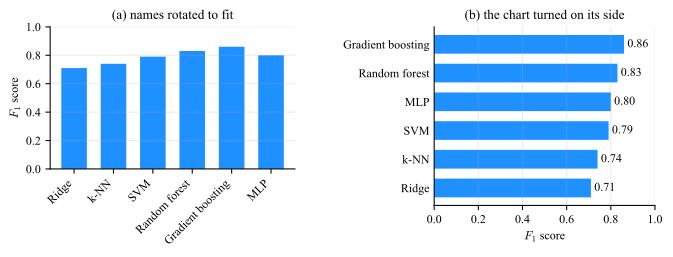

Write Python code to recreate this figure.
# --- Match LaTeX document: Times New Roman, 10pt, textwidth=7in ---
# Rotation, isolated. The six F1 scores of plot_declutter, drawn twice in one figure of
# fixed height, with nothing changed between the panels but the direction the bars run
# and the angle of the names. (a) is what a library does when long category names do not
# fit: it tilts them, and the tilted block takes its height out of the panel. (b) turns
# the chart on its side, which pays for the same names out of the left margin and leaves
# the bars the full height, with the names upright and the values printed at the ends.
import numpy as np
import matplotlib.pyplot as plt

plt.rcParams.update({
    'font.family': 'serif',
    'font.serif': ['Times New Roman'],
    'font.size': 10,
    'axes.titlesize': 10,
    'axes.labelsize': 9,
    'xtick.labelsize': 9,
    'ytick.labelsize': 9,
    'mathtext.fontset': 'cm',
})

MM = 25.4
C_BAR = '#1E90FF'

# the record of plot_declutter, so the two figures are visibly the same six numbers
models = ['Ridge', 'k-NN', 'SVM', 'Random forest', 'Gradient boosting', 'MLP']
f1 = np.array([0.71, 0.74, 0.79, 0.83, 0.86, 0.80])

# Both panels are given the same figure box and the same top edge, and each is then
# allowed exactly the margin its own labels need: the tilted block of (a) is 18 mm of
# height, the upright names of (b) are 23 mm of width. What is left over is the bars,
# and that difference is the whole point of the figure, so the axes are placed in inches
# rather than by a shared grid that would hand both panels the same margins.
FIG_W, FIG_H = 7.0, 2.6
fig = plt.figure(figsize=(FIG_W, FIG_H))


def place(left_in, bottom_in, width_in, top_in=0.32):
    return fig.add_axes([left_in / FIG_W, bottom_in / FIG_H, width_in / FIG_W,
                         (FIG_H - bottom_in - top_in) / FIG_H])


axes = [place(0.55, 0.80, 2.55),      # (a) 0.80 in below the axes for the tilted names
        place(4.55, 0.42, 2.30)]      # (b) the names go to the left instead

# --- (a) the names tilted to fit, which spends panel height on them ---------------
ax = axes[0]
ax.bar(models, f1, width=0.65, color=C_BAR)
ax.set_xticks(np.arange(len(models)))
ax.set_xticklabels(models, rotation=45, ha='right')
ax.set_ylim(0, 1.0)
ax.set_ylabel('$F_1$ score')
ax.set_title('(a) names rotated to fit')

# --- (b) the same numbers on their side, names upright in the margin --------------
ax = axes[1]
order = np.argsort(f1)                                # sorted, Sec. sec-app-plot-dataink
ax.barh(np.arange(len(f1)), f1[order], height=0.65, color=C_BAR)
for j, v in enumerate(f1[order]):
    ax.text(v + 0.015, j, f'{v:.2f}', va='center', fontsize=9)
ax.set_yticks(np.arange(len(f1)))
ax.set_yticklabels([models[j] for j in order])
ax.set_xlim(0, 1.0)
ax.set_xlabel('$F_1$ score')
ax.set_title('(b) the chart turned on its side')

for ax in axes:
    for side in ('top', 'right'):
        ax.spines[side].set_visible(False)
axes[1].tick_params(axis='y', length=0)    # the names sit against the bars themselves
axes[0].grid(True, axis='y', alpha=0.25)
axes[1].grid(True, axis='x', alpha=0.25)

basename = 'plot_rotated'
plt.savefig(f'{basename}.pdf', bbox_inches='tight')
plt.savefig(f'{basename}.svg', bbox_inches='tight')
plt.savefig(f'{basename}.jpeg', dpi=300, bbox_inches='tight')
print(f'Saved {basename}.pdf, {basename}.svg, {basename}.jpeg')

# --- what the rotation costs, in millimetres on the printed page ------------------
fig.canvas.draw()
r = fig.canvas.get_renderer()


def mm_w(ext):
    return ext.width / fig.dpi * MM


def mm_h(ext):
    return ext.height / fig.dpi * MM


longest = max(models, key=len)
print(f'{len(models)} names, the longest "{longest}" at {len(longest)} characters')

for name, ax, axis in [('(a)', axes[0], 'x'), ('(b)', axes[1], 'y')]:
    labels = (ax.get_xticklabels() if axis == 'x' else ax.get_yticklabels())
    exts = [t.get_window_extent(renderer=r) for t in labels]
    block_h = max(mm_h(e) for e in exts)
    block_w = max(mm_w(e) for e in exts)
    panel = ax.get_window_extent()
    print(f'  {name} panel {mm_w(panel):.1f} x {mm_h(panel):.1f} mm; '
          f'the name block is {block_w:.1f} mm wide and {block_h:.1f} mm tall')

# what each figure spends on the names, as a share of the figure it is drawn in
fig_h_mm = fig.get_figheight() * MM
fig_w_mm = fig.get_figwidth() * MM
a_block = max(mm_h(t.get_window_extent(renderer=r)) for t in axes[0].get_xticklabels())
b_block = max(mm_w(t.get_window_extent(renderer=r)) for t in axes[1].get_yticklabels())
print(f'\n(a) spends {a_block:.1f} mm of the {fig_h_mm:.1f} mm figure height on the '
      f'names, which is {a_block / fig_h_mm:.0%} of it, and it comes out of the bars')
print(f'(b) spends {b_block:.1f} mm of the {fig_w_mm / 2:.1f} mm panel width on the same '
      f'names, which is margin, and the bars keep the full height')
print(f'bar height: {mm_h(axes[0].get_window_extent()):.1f} mm in (a) against '
      f'{mm_h(axes[1].get_window_extent()):.1f} mm in (b)')
